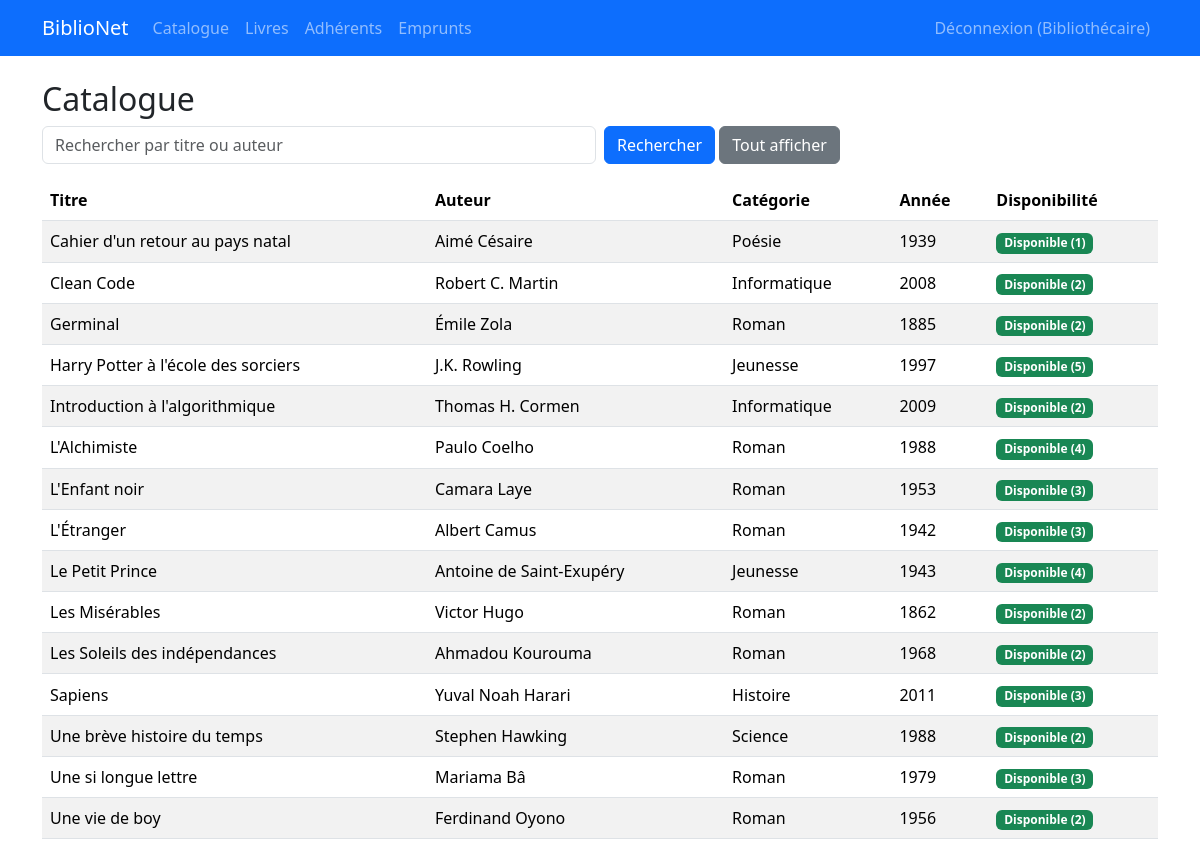
The page / (signed in) on the database its author committed.
### tables this page shows
CREATE TABLE IF NOT EXISTS livres (
    id INT AUTO_INCREMENT PRIMARY KEY,
    titre VARCHAR(200) NOT NULL,
    auteur VARCHAR(150) NOT NULL,
    categorie VARCHAR(100),
    annee INT,
    nb_exemplaires INT NOT NULL DEFAULT 1
);

### app/core/Controller.php (called while the page is built, shortened)
<?php
class Controller
{
    protected function view(string $vue, array $data = []): void
    {
        extract($data);
        require __DIR__ . "/../views/$vue.php";
        require __DIR__ . '/../views/layouts/main.php';
    }
}

### app/controllers/CatalogueController.php (called while the page is built)
<?php
class CatalogueController extends Controller
{
    public function index(): void
    {
        $q = trim($_GET['q'] ?? '');
        $this->view('catalogue/index', [
            'livres' => Livre::catalogue($q),
            'q'      => $q,
        ]);
    }
}

### app/core/Router.php (called while the page is built, shortened)
<?php
class Router
{
    private array $map = [
        'auth'      => 'AuthController',
        'livres'    => 'LivreController',
        'adherents' => 'AdherentController',
        'emprunts'  => 'EmpruntController',
        'catalogue' => 'CatalogueController',
    ];
    public function run(): void
    {
        $url = $_GET['url'] ?? trim(parse_url($_SERVER['REQUEST_URI'], PHP_URL_PATH), '/');
        $parts = $url === '' ? [] : explode('/', trim($url, '/'));
        $seg = $parts[0] ?? 'catalogue';
        $class = $this->map[$seg] ?? null;
        $method = $parts[1] ?? 'index';
        $params = array_slice($parts, 2);
        $obj = ($class && class_exists($class)) ? new $class() : null;
        $obj->$method(...$params);
    }
}

### public/index.php (called while the page is built, shortened)
<?php
$cfg = require __DIR__ . '/../config/config.php';
spl_autoload_register(function ($class) {
    foreach (['core', 'controllers', 'models'] as $dossier) {
        $f = __DIR__ . "/../app/$dossier/$class.php";
        if (file_exists($f)) { require $f; return; }
    }
});
(new Router())->run();

### config/config.php (called while the page is built, shortened)
<?php
$env = [];
$path = __DIR__ . '/../.env';
return $env;

### app/core/Database.php (called while the page is built)
<?php
class Database
{
    private static ?PDO $pdo = null;
    public static function get(): PDO
    {
        if (self::$pdo === null) {
            $c = require __DIR__ . '/../../config/config.php';
            $dsn = "mysql:host={$c['DB_HOST']};dbname={$c['DB_NAME']};charset=utf8mb4";
            self::$pdo = new PDO($dsn, $c['DB_USER'], $c['DB_PASS'], [
                PDO::ATTR_ERRMODE => PDO::ERRMODE_EXCEPTION,
                PDO::ATTR_DEFAULT_FETCH_MODE => PDO::FETCH_ASSOC,
            ]);
        }
        return self::$pdo;
    }
}

### app/models/Livre.php (called while the page is built, shortened)
<?php
class Livre
{
    public static function catalogue(string $q = ''): array
    {
        $sql = 'SELECT l.*, l.nb_exemplaires - (
                    SELECT COUNT(*) FROM emprunts e
                    WHERE e.livre_id = l.id AND e.date_retour IS NULL
                ) AS disponibles
                FROM livres l';
        $params = [];
        $sql .= ' ORDER BY l.titre';
        $st = Database::get()->prepare($sql);
        $st->execute($params);
        return $st->fetchAll();
    }
}

### app/views/catalogue/index.php (the view, shortened to what this page needs)
<h2>Catalogue</h2>
<form method="get" action="/catalogue" class="row g-2 mb-3">
    <div class="col-md-6">
        <input type="text" name="q" class="form-control"
               placeholder="Rechercher par titre ou auteur"
               value="<?= htmlspecialchars($q) ?>">
    </div>
    <div class="col-auto">
        <button class="btn btn-primary">Rechercher</button>
        <a href="/catalogue" class="btn btn-secondary">Tout afficher</a>
    </div>
</form>
<div class="table-responsive">
<table class="table table-striped align-middle">
    <thead>
        <tr><th>Titre</th><th>Auteur</th><th>Catégorie</th><th>Année</th><th>Disponibilité</th></tr>
    </thead>
    <tbody>
    <?php foreach ($livres as $l): ?>
        <tr>
            <td><?= htmlspecialchars($l['titre']) ?></td>
            <td><?= htmlspecialchars($l['auteur']) ?></td>
            <td><?= htmlspecialchars($l['categorie'] ?? '') ?></td>
            <td><?= htmlspecialchars((string) $l['annee']) ?></td>
            <td>
                <?php if ((int) $l['disponibles'] > 0): ?>
                    <span class="badge bg-success">Disponible (<?= (int) $l['disponibles'] ?>)</span>
                <?php else: ?>
                    <span class="badge bg-danger">Indisponible</span>
                <?php endif; ?>
            </td>
        </tr>
    <?php endforeach; ?>
    </tbody>
</table>
</div>

### rows shown on the page
livres: titre "Cahier d'un retour au pays natal", auteur "Aimé Césaire", categorie "Poésie", annee "1939", disponibles "1"
livres: titre "Clean Code", auteur "Robert C. Martin", categorie "Informatique", annee "2008", disponibles "2"
livres: titre "Germinal", auteur "Émile Zola", categorie "Roman", annee "1885", disponibles "2"
livres: titre "Harry Potter à l'école des sorciers", auteur "J.K. Rowling", categorie "Jeunesse", annee "1997", disponibles "5"
livres: titre "Introduction à l'algorithmique", auteur "Thomas H. Cormen", categorie "Informatique", annee "2009", disponibles "2"
livres: titre "L'Alchimiste", auteur "Paulo Coelho", categorie "Roman", annee "1988", disponibles "4"
livres: titre "L'Enfant noir", auteur "Camara Laye", categorie "Roman", annee "1953", disponibles "3"
livres: titre "L'Étranger", auteur "Albert Camus", categorie "Roman", annee "1942", disponibles "3"
livres: titre "Le Petit Prince", auteur "Antoine de Saint-Exupéry", categorie "Jeunesse", annee "1943", disponibles "4"
livres: titre "Les Misérables", auteur "Victor Hugo", categorie "Roman", annee "1862", disponibles "2"
livres: titre "Les Soleils des indépendances", auteur "Ahmadou Kourouma", categorie "Roman", annee "1968", disponibles "2"
livres: titre "Sapiens", auteur "Yuval Noah Harari", categorie "Histoire", annee "2011", disponibles "3"
livres: titre "Une brève histoire du temps", auteur "Stephen Hawking", categorie "Science", annee "1988", disponibles "2"
livres: titre "Une si longue lettre", auteur "Mariama Bâ", categorie "Roman", annee "1979", disponibles "3"
livres: titre "Une vie de boy", auteur "Ferdinand Oyono", categorie "Roman", annee "1956", disponibles "2"

### other values the page prints
$_SESSION['user']['nom'] "Bibliothécaire"
